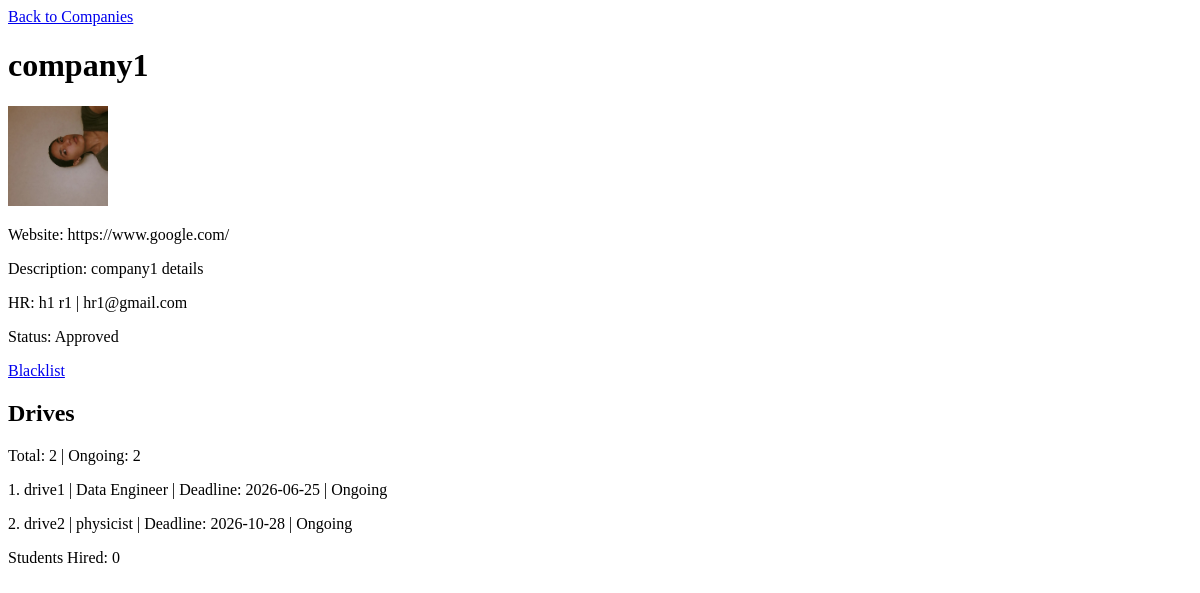
The page /admin/company/1 on the database as committed earlier.
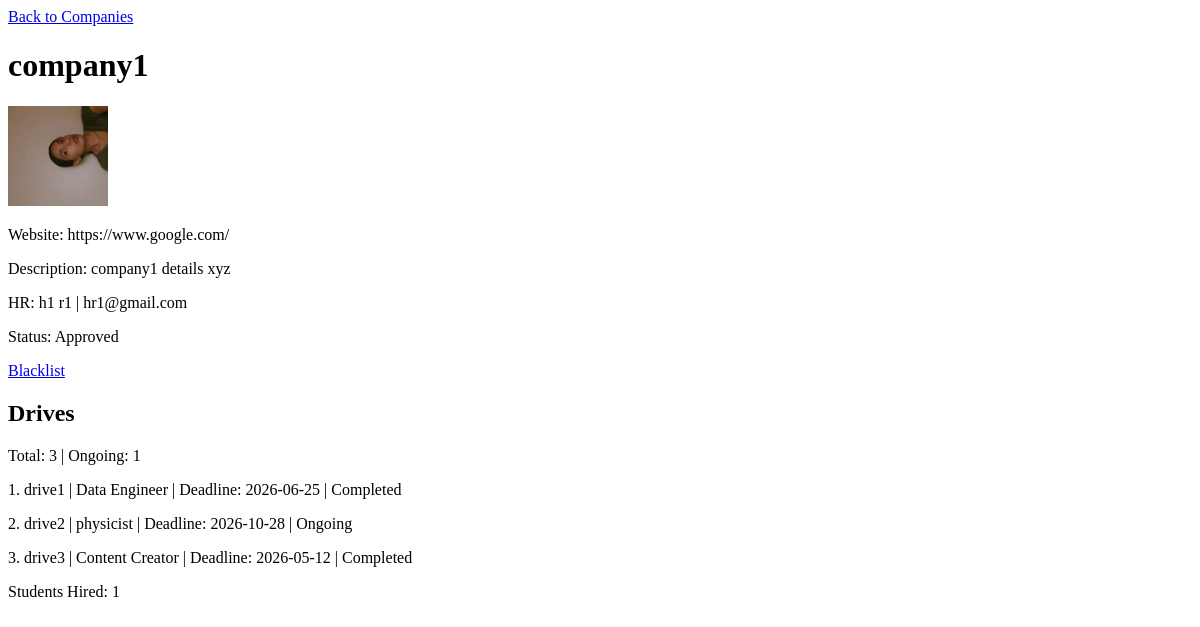
The same page on the database as committed later.
### models.py (models this page shows)
class Company(db.Model):
    __tablename__ = 'companies'
    company_id = db.Column(db.Integer, primary_key=True)
    user_id = db.Column(db.Integer, db.ForeignKey('users.user_id'), unique=True)
    email = db.Column(db.String(100), db.ForeignKey('users.email'), unique=True, nullable=False)
    company_name = db.Column(db.String(100), nullable=False)
    hr_fname = db.Column(db.String(20), nullable=False)
    hr_lname = db.Column(db.String(20), nullable=False)
    hr_email = db.Column(db.String(100), nullable=False)
    website = db.Column(db.Text)
    description = db.Column(db.Text)
    logo = db.Column(db.String(200))
    approval_status = db.Column(db.Boolean, default=False)  # shortlist, waiting(applied), reject
    is_blacklisted = db.Column(db.Boolean, default=False)

class PlacementDrive(db.Model):
    __tablename__ = 'placement_drives'
    drive_id = db.Column(db.Integer, primary_key=True)
    company_id = db.Column(db.Integer, db.ForeignKey('companies.company_id'))
    drive_name = db.Column(db.String(100), nullable=False)
    job_title = db.Column(db.String(100), nullable=False)
    job_description = db.Column(db.Text, nullable=False)
    eligibility_criteria = db.Column(db.Text, nullable=False)
    salary = db.Column(db.Float, nullable=False)
    location = db.Column(db.String(150), nullable=False)
    deadline = db.Column(db.DateTime, nullable=False)
    create_time = db.Column(db.DateTime, default=db.func.current_timestamp())
    status = db.Column(db.Boolean, default=False) #pending, complete
    company = db.relationship('Company', backref='drives')

### routes/admin.py (the view)
@admin.route('/company/<int:company_id>')
def company_detail(company_id):
    company        = Company.query.get_or_404(company_id)
    drives         = PlacementDrive.query.filter_by(company_id=company_id).all()
    total_drives   = len(drives)
    ongoing_drives = sum(1 for d in drives if not d.status)
    students_hired = Application.query.join(PlacementDrive).filter(
        PlacementDrive.company_id == company_id,
        Application.status == 'shortlist'
    ).count()
    if company.logo:
        company.logo = company.logo.replace('\\', '/')
    return render_template('admin/company_detail.html',
        company        = company,
        drives         = drives,
        total_drives   = total_drives,
        ongoing_drives = ongoing_drives,
        students_hired = students_hired,
    )

### templates/admin/company_detail.html (shortened to what this page needs)
<!DOCTYPE html>
<html lang="en">
<head>
</head>
<body>
  <a href="{{ url_for('admin.manage_companies') }}">Back to Companies</a>
  <h1>{{ company.company_name }}</h1>
  {% if company.logo %}
    <img src="{{ url_for('static', filename=company.logo.replace('static/', '')) }}" alt="Logo" width="100">
  {% endif %}
  <p>Website: {{ company.website }}</p>
  <p>Description: {{ company.description }}</p>
  <p>HR: {{ company.hr_fname }} {{ company.hr_lname }} | {{ company.hr_email }}</p>
  <p>Status:
    {% if company.is_blacklisted %} Blacklisted
    {% elif company.approval_status %} Approved
    {% else %} Pending
    {% endif %}
  </p>
  <a href="{{ url_for('admin.blacklist_company', company_id=company.company_id) }}">
    {% if company.is_blacklisted %} Remove Blacklist {% else %} Blacklist {% endif %}
  </a>
  <h2>Drives</h2>
  <p>Total: {{ total_drives }} | Ongoing: {{ ongoing_drives }}</p>
  {% for d in drives %}
    <p>{{ loop.index }}. {{ d.drive_name }} | {{ d.job_title }} | Deadline: {{ d.deadline.strftime('%Y-%m-%d') }} |
      {% if d.status %} Completed {% else %} Ongoing {% endif %}
    </p>
  {% else %}
    <p>No drives yet.</p>
  {% endfor %}
  <p>Students Hired: {{ students_hired }}</p>
</body>
</html>

Rows that differ between the two databases and show on the page:
changed Company "company1": description "company1 details" → "company1 details xyz"
changed PlacementDrive "drive1": status "Ongoing" → "Completed"
added PlacementDrive: drive_name "drive3", job_title "Content Creator", deadline "2026-05-12", status "Completed"
Other text that changed with them:
{{ total_drives }}: "2" → "3"
{{ ongoing_drives }}: "2" → "1"
{{ students_hired }}: "0" → "1"
